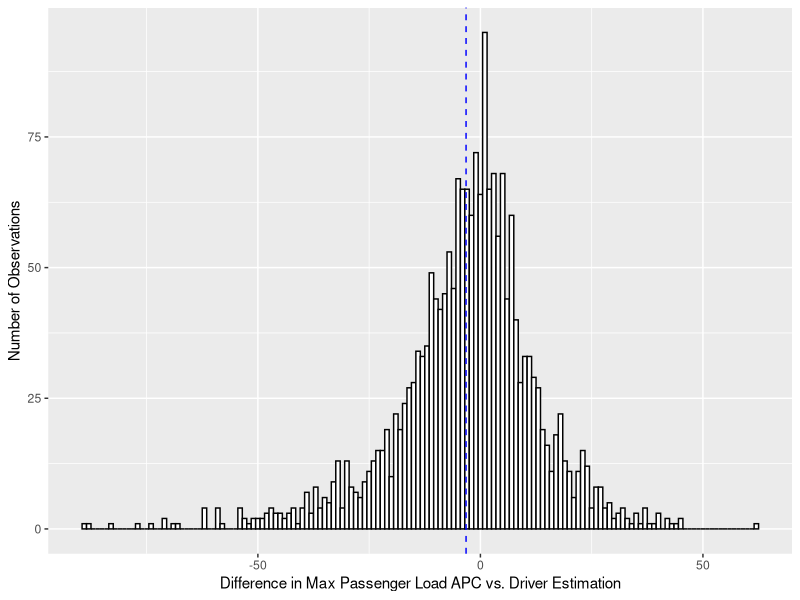
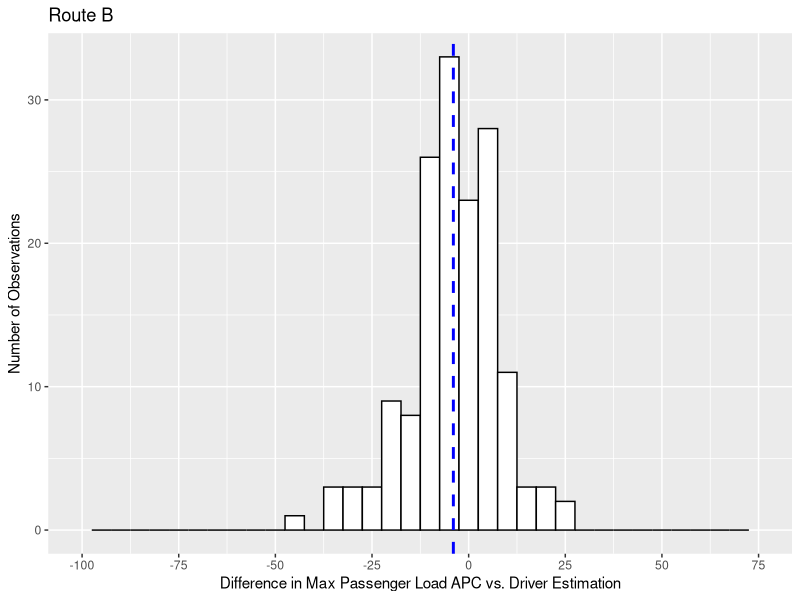
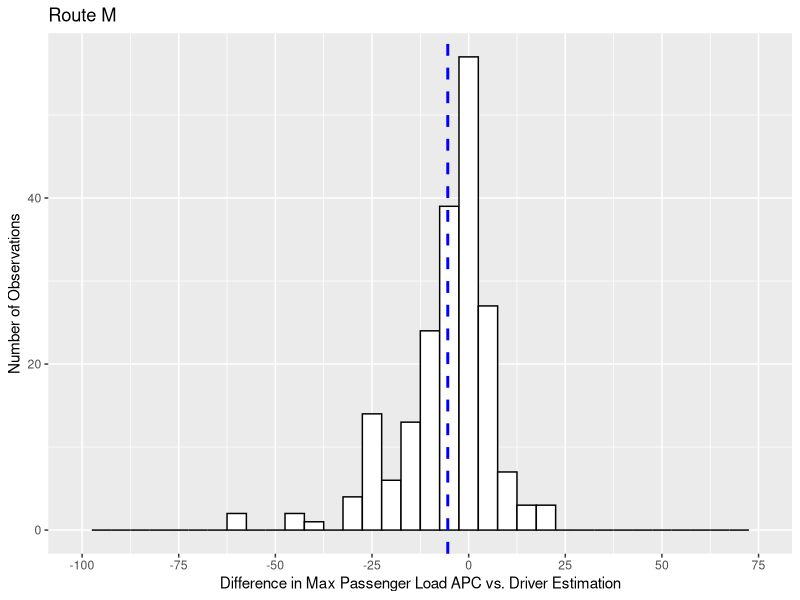
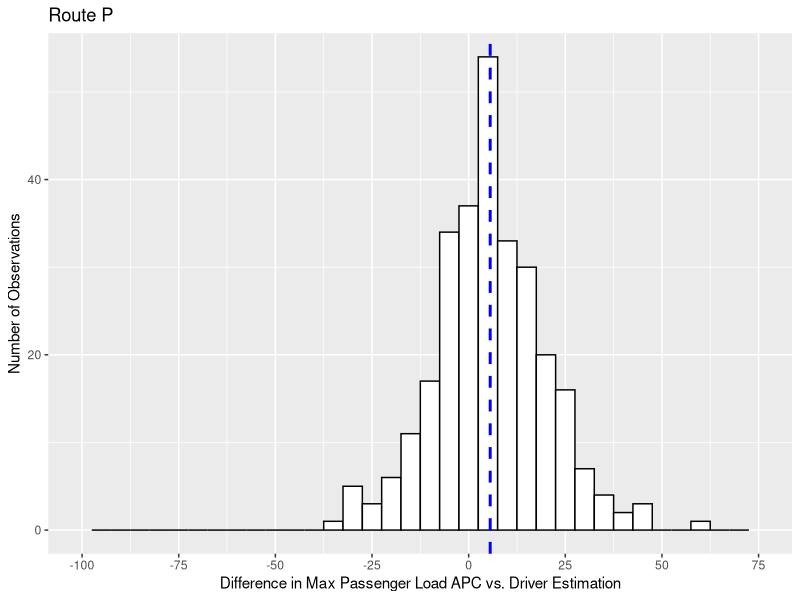
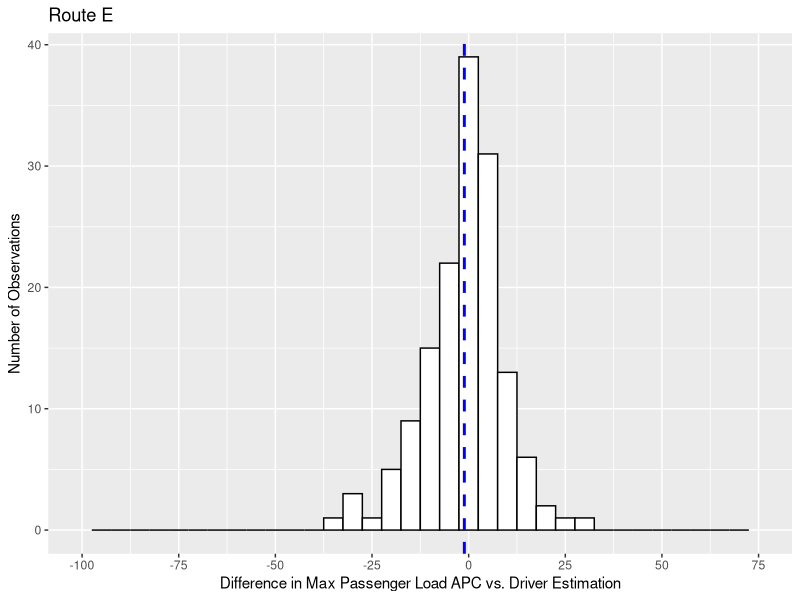
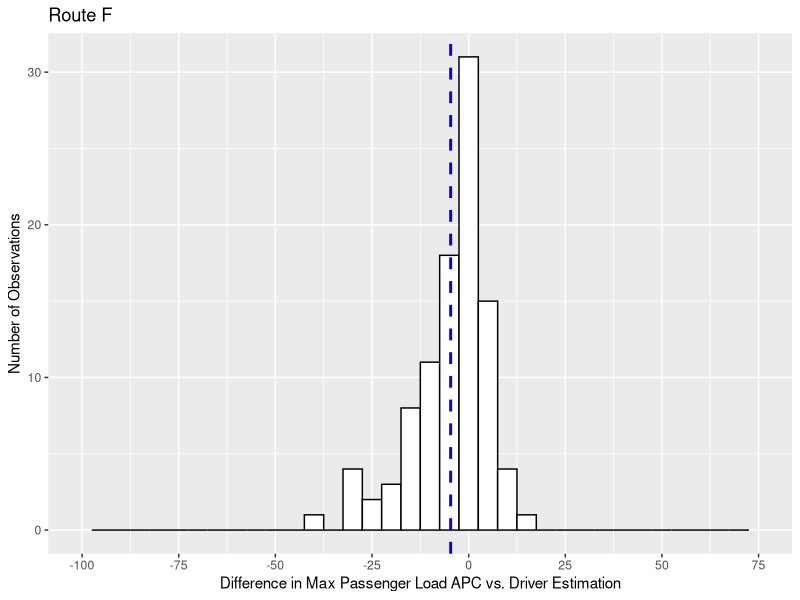
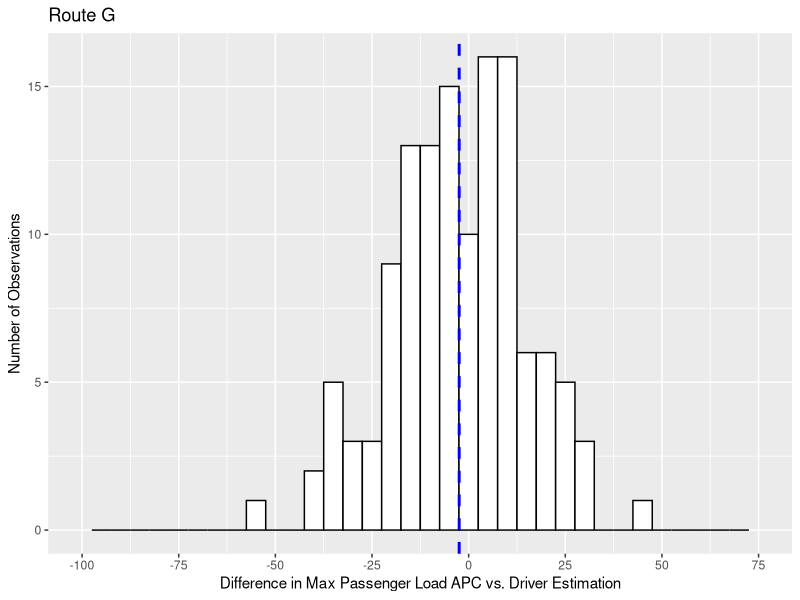
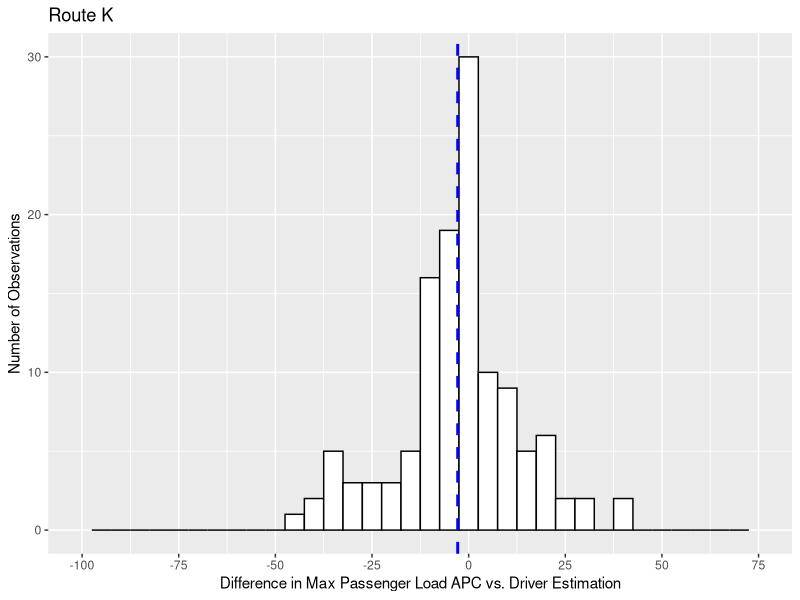

These figures' R source, in order:
## ---- chunk 1
knitr::opts_chunk$set(echo = TRUE)
library(readxl)
library(dplyr)
library(lubridate)
library(ggplot2)
## ---- chunk 2
# APC data
jan_APC <- read_xlsx('January.xlsx', sheet = 'clean_passengerCountDetailDump_', )
feb_APC <- read_xlsx('February.xlsx', sheet = 'passengerCountDetailDump_Feb202')
mar_APC <- read_xlsx('March.xlsx', sheet = 'passengerCountDetailDump_Mar202')

# Driver estimations data
jan_DRE <- read_xlsx('January.xlsx', sheet = 'Driver Estimations')
feb_DRE <- read_xlsx('February.xlsx', sheet = 'Driver Estimations')
mar_DRE <- read_xlsx('March.xlsx', sheet = 'Driver Estimations')
  
# Trip codes
trips <- read.csv('trips.csv')
## ---- chunk 3
# Filter out correct buses, remove non-regular lines, remove N/A observations
jan_DRE <- jan_DRE %>%
  filter(Vehicle %in% c(4025, 4027, 4028, 4029, 4030, 4031)) %>%
  filter(grepl("Regular", Line...11, fixed = TRUE)) %>%
  filter(!is.na(In) & !is.na(Out))
feb_DRE <- feb_DRE %>%
  filter(Vehicle %in% c(4027, 4030, 4031)) %>%
  filter(grepl("Regular", Line...11, fixed = TRUE)) %>%
  filter(!is.na(In) & !is.na(Out))
mar_DRE <- mar_DRE %>%
  filter(Vehicle %in% c(4027, 4031)) %>%
  filter(grepl("Regular", Line...11, fixed = TRUE)) %>%
  filter(!is.na(In) & !is.na(Out))

# Format datetime data as simple times
jan_DRE$`Start Time (Scheduled)` <- format(as.POSIXct(jan_DRE$`Start Time (Scheduled)`), format = '%H%M')
jan_DRE$`End Time (Scheduled)` <- format(as.POSIXct(jan_DRE$`End Time (Scheduled)`), format = '%H%M')

feb_DRE$`Start Time (Scheduled)` <- format(as.POSIXct(feb_DRE$`Start Time (Scheduled)`), format = '%H%M')
feb_DRE$`End Time (Scheduled)` <- format(as.POSIXct(feb_DRE$`End Time (Scheduled)`), format = '%H%M')

mar_DRE$`Start Time (Scheduled)` <- format(as.POSIXct(mar_DRE$`Start Time (Scheduled)`), format = '%H%M')
mar_DRE$`End Time (Scheduled)` <- format(as.POSIXct(mar_DRE$`End Time (Scheduled)`), format = '%H%M')
## ---- chunk 4
split_trips <- function(data) {
  output <- data.frame(matrix(ncol = 25, nrow = 0))
  colnames(output) <- c("Vehicle","Date","Time","Pay Time","Direction","WC",
                    "Passengers","Line...11","Column","Line...13","Total",
                    "Miles","Veh Hrs...16","Adj Arr","Adj Dep","Trips",
                    "Late_Early","TravTime","CalcTime1","CalcTime2",
                    "Veh Hrs...24","Capac","Crowd","Crwd#","DNR")
  
  for (i in 1:nrow(data)) {
    # Gather existing info
    new_row <- data[i, !(colnames(data) %in% c('Start Time (Scheduled)', 'End Time (Scheduled)', 'In', 'Out'))]
    
    # P or Q
    if (data$Line...13[i] == 'P' | data$Line...13[i] == 'Q') {
      new_row$Time <- data$`Start Time (Scheduled)`[i]
      new_row$Passengers <- data$Out[i]
      new_row$Direction <- 'outbound'
      output <- rbind(output, new_row)
      
      new_row$Passengers <- data$In[i]
      new_row$Direction <- 'inbound'
      output <- rbind(output, new_row)
    }
    
    # Outbound
    else if (!is.na(data$Out[i])) {
      new_row$Time <- data$`Start Time (Scheduled)`[i]
      new_row$Passengers <- data$Out[i]
      new_row$Direction <- 'outbound'
      output <- rbind(output, new_row)
    }
    
    # Inbound
    else if (!is.na(data$In[i])) {
      new_row$Time <- data$`End Time (Scheduled)`[i]
      new_row$Passengers <- data$In[i]
      new_row$Direction <- 'inbound'
      output <- rbind(output, new_row)
    }
  }
  
  return(output)
}

# Split up trips and update dataset
jan_DRE <- split_trips(jan_DRE)
feb_DRE <- split_trips(feb_DRE)
mar_DRE <- split_trips(mar_DRE)
## ---- chunk 5
# Making trip codes
trip_code <- function(row) {
  
  # Search for day of week and initialize service code for it
  if (wday(row$Date) == 4) {
    service_id <- 3
  } else if (wday(row$Date) == 6) {
    service_id <- 5
  } else if (wday(row$Date) == 1 | wday(row$Date) == 7) {
    service_id <- 10
  } else {
    service_id <- 1
  }

  # P or Q
  if (row$Line...13 == 'P' | row$Line...13 == 'Q') {
    prelim_code <- paste(row$Line...13,
                         service_id,
                         row$Time,
                         sep = '_')
  }
  
  # Any other route
  else {
    prelim_code <- paste(row$Line...13,
                         service_id,
                         row$Direction,
                         row$Time,
                         sep = '_')
  }
  
  return(prelim_code)
}

# Assigning trip codes
find_trip <- function(data) {
  trip_return <- c()
  for (i in 1:nrow(data)) {
    # For winter break trips
    if (data$Date[i] >= as.POSIXct("2024-01-01",tz = 'UTC')
        &
        data$Date[i] <= as.POSIXct("2024-01-05",tz = 'UTC')) {
      trip_return <- c(trip_return, sub('_','_2',trip_code(data[i,])))
    }

    # For finals trips
    else if (data$Date[i] >= as.POSIXct("2024-03-18",tz = 'UTC')
             &
             data$Date[i] <= as.POSIXct("2024-03-22",tz = 'UTC')) {
      trip_return <- c(trip_return, sub('_','_1',trip_code(data[i,])))
    }

    # For spring break trips
    else if (data$Date[i] >= as.POSIXct("2024-03-23",tz = 'UTC')
             &
             data$Date[i] <= as.POSIXct("2024-03-31",tz = 'UTC')) {
      trip_return <- c(trip_return, sub('_','_2',trip_code(data[i,])))
    }

    # For all others
    else {
      trip_return <- c(trip_return, trip_code(data[i,]))
    }
  }
  return(trip_return)
}

# Assign the codes!
jan_DRE$trip_id <- find_trip(jan_DRE)
feb_DRE$trip_id <- find_trip(feb_DRE)
mar_DRE$trip_id <- find_trip(mar_DRE)
## ---- chunk 6
# Remove rows where there is no trip ID
jan_APC <- filter(jan_APC, !is.na(Trip))
feb_APC <- filter(feb_APC, !is.na(Trip))
mar_APC <- filter(mar_APC, !is.na(Trip))

# Calculate passenger loads
passenger_load <- function(data) {
  output <- data.frame(matrix(ncol = 11, nrow = 0))
  colnames(output) <- c("# Date","Time","Vehicle","Stop","Stop ID","Route",
                        "Direction","Trip","Boardings","Deboardings","Load")
  
  data$Load <- NA
  for (date in unique(data$`# Date`)) {
    date_subset <- data[data$`# Date` == date,]
    for (vehicle in unique(date_subset$Vehicle)) {
      vehicle_subset <- date_subset[date_subset$Vehicle == vehicle,]
      for (trip in unique(vehicle_subset$Trip)) {
        trip_subset <- vehicle_subset[vehicle_subset$Trip == trip,]
        trip_subset <- trip_subset[order(as.Date(trip_subset$Time, format="%m/%d/%Y")),]
        for (i in 1:nrow(trip_subset)) {
          if (i == 1) {
            trip_subset$Load[i] <- trip_subset$Boardings[i] - trip_subset$Deboardings[i]
          } else {
            trip_subset$Load[i] <- trip_subset$Load[i-1] + trip_subset$Boardings[i] - trip_subset$Deboardings[i]
          }
        }
        output <- rbind(output, trip_subset)
      }
    }
  }
  return(output)
}

# Calculate passenger loads
jan_APC <- passenger_load(jan_APC)
feb_APC <- passenger_load(feb_APC)
mar_APC <- passenger_load(mar_APC)
## ---- chunk 7
# Sum boardings and alightings and find max load grouped by date, vehicle, and trip code
jan_APC.agg <- jan_APC %>%
  group_by(`# Date`, Vehicle, Trip) %>%
  summarise(Boardings.tot = sum(Boardings),
            Deboardings.tot = sum(Deboardings),
            Max.Load = max(Load))
feb_APC.agg <- feb_APC %>%
  group_by(`# Date`, Vehicle, Trip) %>%
  summarise(Boardings.tot = sum(Boardings),
            Deboardings.tot = sum(Deboardings),
            Max.Load = max(Load))
mar_APC.agg <- mar_APC %>%
  group_by(`# Date`, Vehicle, Trip) %>%
  summarise(Boardings.tot = sum(Boardings),
            Deboardings.tot = sum(Deboardings),
            Max.Load = max(Load))
## ---- chunk 8
# jan_APC[!(jan_APC$Trip %in% trips$trip_id),]
# feb_APC[!(feb_APC$Trip %in% trips$trip_id),]
# mar_APC[!(mar_APC$Trip %in% trips$trip_id),]

# Display rows with invalid trip codes
# January
jan_DRE %>%
  filter(!(trip_id %in% trips$trip_id)) %>%
  filter(!grepl("_2", trip_id, fixed = TRUE)) %>%
  filter(!grepl("_11", trip_id, fixed = TRUE)) %>%
  filter(!grepl("_13", trip_id, fixed = TRUE)) %>%
  filter(!grepl("_15", trip_id, fixed = TRUE)) %>%
  arrange(trip_id)

# February
feb_DRE %>%
  filter(!(trip_id %in% trips$trip_id)) %>%
  filter(!grepl("_2", trip_id, fixed = TRUE)) %>%
  filter(!grepl("_11", trip_id, fixed = TRUE)) %>%
  filter(!grepl("_13", trip_id, fixed = TRUE)) %>%
  filter(!grepl("_15", trip_id, fixed = TRUE)) %>%
  arrange(trip_id)

# March
mar_DRE %>%
  filter(!(trip_id %in% trips$trip_id)) %>%
  filter(!grepl("_2", trip_id, fixed = TRUE)) %>%
  filter(!grepl("_11", trip_id, fixed = TRUE)) %>%
  filter(!grepl("_13", trip_id, fixed = TRUE)) %>%
  filter(!grepl("_15", trip_id, fixed = TRUE)) %>%
  arrange(trip_id)
## ---- chunk 9
jan <- merge(jan_APC.agg, jan_DRE, by.x = c('# Date', 'Trip'), by.y = c('Date','trip_id'))
feb <- merge(feb_APC.agg, feb_DRE, by.x = c('# Date', 'Trip'), by.y = c('Date','trip_id'))
mar <- merge(mar_APC.agg, mar_DRE, by.x = c('# Date', 'Trip'), by.y = c('Date','trip_id'))

# Combine dataset because why not
combined <- rbind(mar, rbind(jan, feb))
## ---- chunk 10
combined$Diff <- combined$Max.Load - combined$Passengers
## ---- chunk 11
ggplot() +
  geom_histogram(data = combined,
                 aes(x = Diff),
                 binwidth = 1,
                 color="black",
                 fill="white") +
  geom_vline(aes(xintercept=mean(combined$Diff)),
            color="blue", linetype="dashed", line_width=2) +
  xlab("Difference in Max Passenger Load APC vs. Driver Estimation") +
  ylab("Number of Observations")
## ---- chunk 12
for (route in unique(combined$Line...13)) {
  route_subset <- combined %>% filter(Line...13 == route)
  plot <- ggplot() +
    geom_histogram(data = route_subset,
                   aes(x = Diff),
                   binwidth = 5,
                   color="black",
                   fill="white") + 
    geom_vline(aes(xintercept=mean(route_subset$Diff)),
               color="blue", linetype="dashed", size=1) +
    xlab("Difference in Max Passenger Load APC vs. Driver Estimation") +
    ylab("Number of Observations") +
    ggtitle(paste('Route', route)) +
    scale_x_continuous(limits = c(-100, 75),
                       breaks = c(-100, -75, -50, -25, 0, 25, 50, 75))
  print(plot)
}
## ---- chunk 13
for (bus in unique(combined$Vehicle.x)) {
  bus_subset <- combined %>% filter(Vehicle.x == bus)
  plot <- ggplot() +
    geom_histogram(data = bus_subset,
                   aes(x = Diff),
                   binwidth = 5,
                   color="black",
                   fill="white") + 
    geom_vline(aes(xintercept=mean(bus_subset$Diff)),
               color="blue", linetype="dashed", size=1) +
    xlab("Difference in Max Passenger Load APC vs. Driver Estimation") +
    ylab("Number of Observations") +
    ggtitle(paste('Bus', bus))+
    scale_x_continuous(limits = c(-100, 75),
                       breaks = c(-100, -75, -50, -25, 0, 25, 50, 75))
  print(plot)
}
## ---- chunk 14
# Make service ID column
combined$service_id <- 0
for (i in 1:nrow(combined)) {
  combined$service_id[i] <- as.numeric(strsplit(combined$Trip[i], split = '_', fixed=T)[[1]][2])
}

# Plot
for (service in unique(combined$service_id)) {
  service_subset <- combined %>% filter(service_id == service)
  plot <- ggplot() +
    geom_histogram(data = service_subset,
                   aes(x = Diff),
                   binwidth = 5,
                   color="black",
                   fill="white") + 
    geom_vline(aes(xintercept=mean(service_subset$Diff)),
               color="blue", linetype="dashed", size=1) +
    xlab("Difference in Max Passenger Load APC vs. Driver Estimation") +
    ylab("Number of Observations") +
    ggtitle(paste('Service ID', service)) +
    scale_x_continuous(limits = c(-100, 75),
                       breaks = c(-100, -75, -50, -25, 0, 25, 50, 75))
  print(plot)
}
## ---- chunk 15
AM_subset <- combined %>% filter(as.numeric(Time) < 1200)
plot <- ggplot() +
    geom_histogram(data = AM_subset,
                   aes(x = Diff),
                   binwidth = 5,
                   color="black",
                   fill="white") + 
    geom_vline(aes(xintercept=mean(AM_subset$Diff)),
               color="blue", linetype="dashed", size=1) +
    xlab("Difference in Max Passenger Load APC vs. Driver Estimation") +
    ylab("Number of Observations") +
    ggtitle('AM Observations') +
    scale_x_continuous(limits = c(-100, 75),
                       breaks = c(-100, -75, -50, -25, 0, 25, 50, 75)) +
    scale_y_continuous(limits = c(0, 275),
                       breaks = c(0, 100, 200))
print(plot)

PM_subset <- combined %>% filter(as.numeric(Time) > 1200)
plot <- ggplot() +
    geom_histogram(data = PM_subset,
                   aes(x = Diff),
                   binwidth = 5,
                   color="black",
                   fill="white") + 
    geom_vline(aes(xintercept=mean(PM_subset$Diff)),
               color="blue", linetype="dashed", size=1) +
    xlab("Difference in Max Passenger Load APC vs. Driver Estimation") +
    ylab("Number of Observations") +
    ggtitle('PM Observations') +
    scale_x_continuous(limits = c(-100, 75),
                       breaks = c(-100, -75, -50, -25, 0, 25, 50, 75)) +
    scale_y_continuous(limits = c(0, 275),
                       breaks = c(0, 100, 200))
print(plot)
## ---- chunk 16
outbound_subset <- combined %>% filter(Direction == 'outbound')
plot <- ggplot() +
    geom_histogram(data = outbound_subset,
                   aes(x = Diff),
                   binwidth = 1,
                   color="black",
                   fill="white") + 
    geom_vline(aes(xintercept=mean(outbound_subset$Diff)),
               color="blue", linetype="dashed", size=1) +
    xlab("Difference in Max Passenger Load APC vs. Driver Estimation") +
    ylab("Number of Observations") +
    ggtitle('Outbound Observations') +
    scale_x_continuous(limits = c(-100, 75),
                       breaks = c(-100, -75, -50, -25, 0, 25, 50, 75)) +
    scale_y_continuous(limits = c(0, 100),
                       breaks = c(0, 20, 40, 60, 80, 100))
print(plot)

inbound_subset <- combined %>% filter(Direction == 'inbound')
plot <- ggplot() +
    geom_histogram(data = inbound_subset,
                   aes(x = Diff),
                   binwidth = 1,
                   color="black",
                   fill="white") + 
    geom_vline(aes(xintercept=mean(inbound_subset$Diff)),
               color="blue", linetype="dashed", size=1) +
    xlab("Difference in Max Passenger Load APC vs. Driver Estimation") +
    ylab("Number of Observations") +
    ggtitle('Inbound Observations') +
    scale_x_continuous(limits = c(-100, 75),
                       breaks = c(-100, -75, -50, -25, 0, 25, 50, 75)) +
    scale_y_continuous(limits = c(0, 100),
                       breaks = c(0, 20, 40, 60, 80, 100))
print(plot)
## ---- chunk 17
# First make quintiles to disaggregate by
quintile <- quantile(combined$Passengers, probs = seq(0, 1, 0.2))


# First make histogram to decide buckets
for (i in 2:length(quintile)) {
  quintile_subset <- combined %>% filter(Passengers >= quintile[i-1] & Passengers <= quintile[i])
  plot <- ggplot() +
    geom_histogram(data = quintile_subset,
                   aes(x = Diff),
                   binwidth = 1,
                   color="black",
                   fill="white") + 
    geom_vline(aes(xintercept=mean(quintile_subset$Diff)),
               color="blue", linetype="dashed", size=1) +
    xlab("Difference in Max Passenger Load APC vs. Driver Estimation") +
    ylab("Number of Observations") +
    ggtitle(paste('Observations with max load between', quintile[i-1], 'and', quintile[i])) +
    scale_x_continuous(limits = c(-100, 75),
                       breaks = c(-100, -75, -50, -25, 0, 25, 50, 75)) +
    scale_y_continuous(limits = c(0, 50),
                       breaks = c(0, 10, 20, 30, 40, 50))
  print(plot)
}
